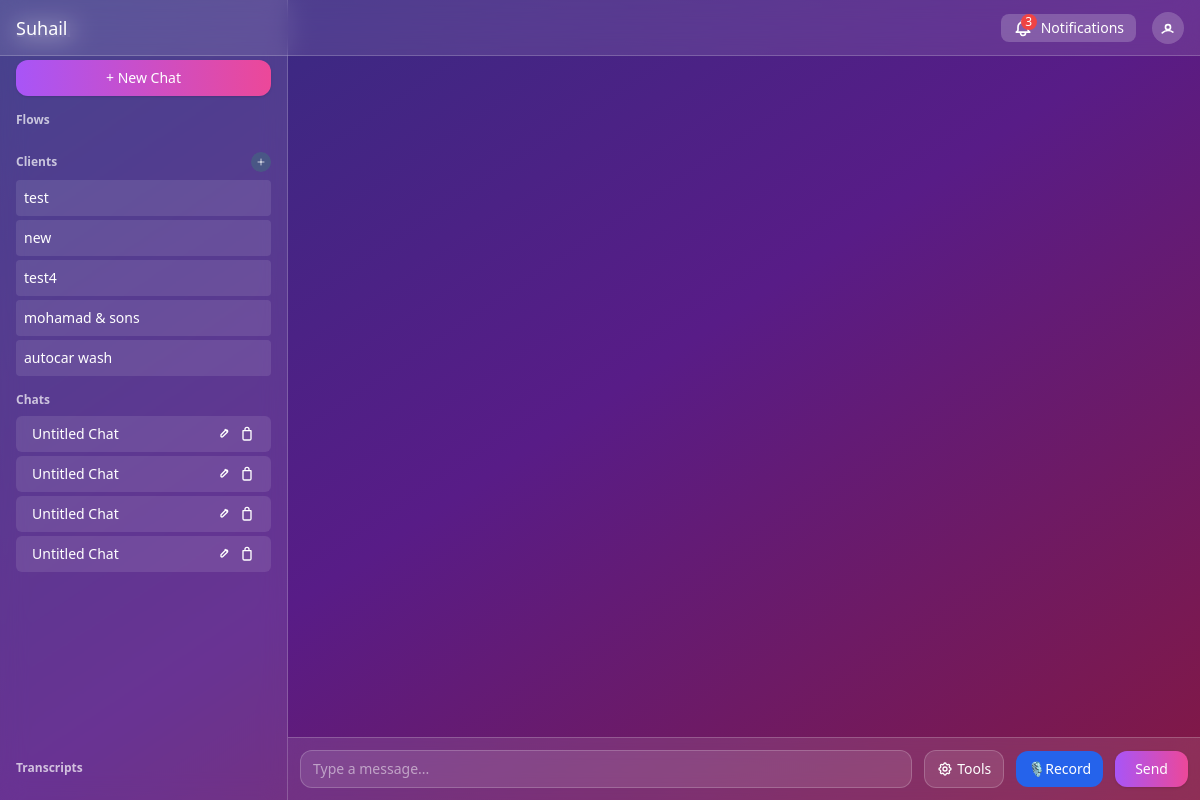
Page / (signed in) on the committed database.
### models.py (models this page shows)
class ChatSession(db.Model):
    __tablename__ = 'chat_sessions'
    id = db.Column(db.String(36), primary_key=True, default=lambda: str(uuid.uuid4()))
    user_id = db.Column(db.Integer, nullable=False)
    title = db.Column(db.String(100), default='Untitled Chat')
    created_at = db.Column(db.DateTime, default=datetime.now())
    client_name = db.Column(db.String(100), nullable=True)  # Simple client name for now, can be extended later into a full Client model if needed

### main.py (the view, shortened to what this page needs)
@app.route('/')
@login_required
def home():
    clients = get_clients_for_user(current_user.id)
    recent_chats = (
    db.session.query(ChatSession.id, ChatSession.title)
    .join(ChatMessage, ChatSession.id == ChatMessage.session_id)
    .filter(
        ChatSession.user_id == current_user.id,
        ChatSession.client_name.is_(None)  # Only include general chats, not client chats
    )
    .group_by(ChatSession.id)
    .order_by(db.func.max(ChatMessage.timestamp).desc())
    .all()
    )
    sales_agents = None
    return render_template('chat.html', username=current_user.username, role=current_user.role,
                         user_id=current_user.id, clients=clients, recent_chats=recent_chats,
                         sales_agents=sales_agents)

### main.py (called while the page is built)
@login_manager.user_loader
def load_user(user_id):
    return db.session.get(User, int(user_id))

def get_clients_for_user(user_id):
    clients = db.session.query(ChatSession.client_name).filter(
        ChatSession.user_id == user_id,
        ChatSession.client_name.isnot(None)
    ).distinct().all()
    return [{'name': client[0]} for client in clients if client[0]]

### templates/chat.html (shortened to what this page needs)
<!DOCTYPE html>
<html lang="en">
<head>
  <script src="https://cdn.tailwindcss.com"></script>
</head>
<body class="min-h-screen bg-gradient-to-br from-indigo-900 via-purple-900 to-pink-900 text-white flex flex-col md:flex-row">
  <aside id="sidebar" class="w-full md:w-72 backdrop-blur-md bg-white/10 border-b md:border-b-0 md:border-r border-white/20 p-4 flex flex-col space-y-4 text-sm fixed left-0 top-0 h-screen z-40 overflow-y-auto transform -translate-x-full md:translate-x-0 transition-transform duration-300 ease-in-out">
    <div class="text-lg font-semibold text-white/90">Suhail</div>
    <button id="newChatBtn" class="bg-gradient-to-r from-purple-500 to-pink-500 text-white px-4 py-2 rounded-xl shadow hover:from-purple-600 hover:to-pink-600 transition-all">
      + New Chat
    </button>
    <div>
      <h3 class="text-xs font-semibold text-white/70 mb-2">Flows</h3>
    </div>
    {% if current_user.role != 'manager' %}
    <div>
      <div class="flex items-center justify-between mb-2">
        <h3 class="text-xs font-semibold text-white/70">Clients</h3>
        <button id="addClientBtn" class="w-5 h-5 rounded-full bg-green-500/20 hover:bg-green-500/40 flex items-center justify-center text-white/70 hover:text-white transition-all cursor-pointer" title="Add new client">
          <svg class="w-3 h-3" fill="none" stroke="currentColor" viewBox="0 0 24 24">
            <path stroke-linecap="round" stroke-linejoin="round" stroke-width="2" d="M12 6v6m0 0v6m0-6h6m-6 0H6"/>
          </svg>
        </button>
      </div>
      <ul id="clientsList" class="space-y-1">
        {% for client in clients %}
          <li class="client-item group p-2 rounded bg-white/10 hover:bg-white/20 cursor-pointer transition-all flex items-center justify-between"
              data-client-name="{{ client.name }}"
              title="Start chat with {{ client.name }}">
            <span class="client-name flex-1">{{ client.name }}</span>
          </li>
        {% else %}
          <li class="text-white/50 italic">No clients available</li>
        {% endfor %}
      </ul>
    </div>
    {% endif %}
    <div class="flex-1 overflow-y-auto mt-2">
      <h3 class="text-xs font-semibold text-white/70 mb-2">Chats</h3>
      <ul id="recentChats" class="space-y-1">
        {% for chat in recent_chats %}
          <li data-chat-id="{{ chat.id }}" class="w-full flex justify-between items-center text-left bg-white/10 rounded-md px-4 py-2 mt-2 cursor-pointer">
            <span class="flex-1">{{ chat.title }}</span>
            <span class="flex items-center space-x-2 ml-2">
              <span onclick="event.stopPropagation(); renameChat('{{ chat.id }}')"
                    class="hover:text-blue-400 cursor-pointer text-sm" title="Rename chat">
                <svg xmlns="http://www.w3.org/2000/svg" class="h-4 w-4" fill="none" viewBox="0 0 24 24" stroke="currentColor" stroke-width="2">
                  <path stroke-linecap="round" stroke-linejoin="round" d="M15.232 5.232l3.536 3.536M9 13l6.586-6.586a2 2 0 112.828 2.828L11.828 15.828a2 2 0 01-2.828 0L9 13z" />
                </svg>
              </span>
              <span onclick="event.stopPropagation(); deleteChat('{{ chat.id }}')"
                    class="hover:text-red-500 cursor-pointer text-sm" title="Delete chat">
                <svg xmlns="http://www.w3.org/2000/svg" class="h-4 w-4" fill="none" viewBox="0 0 24 24" stroke="currentColor" stroke-width="2">
                  <path stroke-linecap="round" stroke-linejoin="round" d="M6 7h12M9 7V5a3 3 0 013-3h0a3 3 0 013 3v2m-9 0v12a2 2 0 002 2h8a2 2 0 002-2V7" />
                </svg>
              </span>
            </span>
          </li>
        {% endfor %}
      </ul>
    </div>
    <div class="mt-4">
      <h3 class="text-xs font-semibold text-white/70 mb-2">Transcripts</h3>
    </div>
  </aside>
  <div class="main-chat-area flex-1 flex flex-col text-sm">
    <nav class="flex justify-between items-center px-4 py-3 backdrop-blur-md bg-white/10 border-b border-white/20 fixed top-0 left-0 right-0 z-50" style="height:56px;">
      <div class="text-lg font-medium truncate">Suhail</div>
      <div class="flex items-center space-x-4">
        {% if current_user.role == 'salesagent' %}
        {% include 'components/notification_button.html' %}
        {% endif %}
        <div class="w-8 h-8 rounded-full bg-white/20 flex items-center justify-center text-white hover:bg-white/30 cursor-pointer">
          <a href="/logout"><svg class="w-5 h-5" fill="none" stroke="currentColor" viewBox="0 0 24 24">
            <path stroke-linecap="round" stroke-linejoin="round" stroke-width="2"
                  d="M5.121 17.804A9.953 9.953 0 0112 15c2.21 0 4.245.715 5.879 1.92M15 11a3 3 0 11-6 0 3 3 0 016 0z"/>
          </svg></a>
        </div>
      </div>
    </nav>
    <div id="chatWindow" class="flex-1 min-h-0 p-4 space-y-3 overflow-y-auto text-sm" >
    </div>
    <form id="chatForm" class="p-3 border-t border-white/20 bg-white/10 backdrop-blur-md flex space-x-3 items-center"
      style="position: sticky; bottom: 0; z-index: 10;">
      <input
        type="text"
        id="chatInput"
        placeholder="Type a message..."
        class="flex-1 px-3 py-2 rounded-xl bg-white/10 border border-white/20 placeholder-white/50 text-white focus:outline-none focus:ring-2 focus:ring-purple-400 transition-all text-sm overflow-x-auto whitespace-nowrap"
        style="max-width: 100%; min-width: 0;"
        autocomplete="off"
      />
      <div class="relative">
        <button
          type="button"
          id="toolsBtn"
          class="bg-white/10 border border-white/20 text-white px-3 py-2 rounded-xl hover:bg-white/20 transition-all text-sm flex items-center space-x-1"
          title="Tools"
        >
          <span>Tools</span>
        </button>
      </div>
      <button
        type="button"
        id="recordBtn"
        class="bg-blue-600 text-white px-3 py-2 rounded-xl hover:bg-blue-700 transition-all text-sm flex items-center space-x-1"
        title="Record"
      >
        🎙 <span>Record</span>
      </button>
      <button
        type="submit"
        class="bg-gradient-to-r from-purple-500 to-pink-500 text-white px-5 py-2 rounded-xl shadow hover:from-purple-600 hover:to-pink-600 transition-all text-sm"
      >
        Send
      </button>
    </form>
  </div>
</body>
</html>

### templates/chat.html (style rules this page uses)
@media (min-width: 768px) { .main-chat-area { margin-left: 18rem !important; } }
.main-chat-area { margin-top: 56px !important; }

### rows in the picture
ChatSession: name "test"
ChatSession: name "new"
ChatSession: name "test4"
ChatSession: name "mohamad & sons"
ChatSession: name "autocar wash"
ChatSession: title "Untitled Chat"
ChatSession: title "Untitled Chat"
ChatSession: title "Untitled Chat"
ChatSession: title "Untitled Chat"
